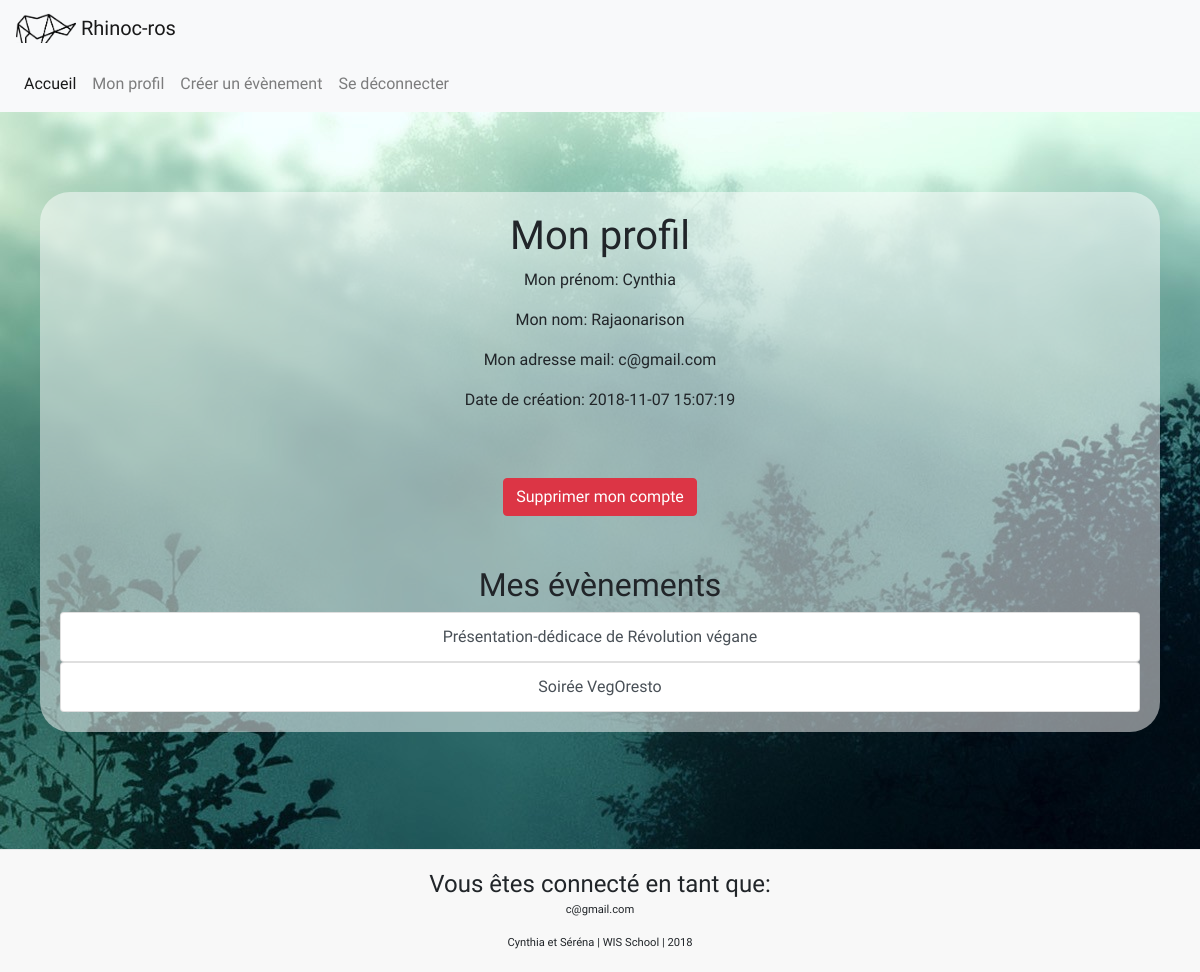
/myprofil.php (signed in), run on the app's committed database.
### tables this page shows
CREATE TABLE IF NOT EXISTS `members` (
  `id` int(11) NOT NULL AUTO_INCREMENT,
  `first_name` varchar(100) NOT NULL,
  `last_name` varchar(100) NOT NULL,
  `email` varchar(250) NOT NULL,
  `password` varchar(250) NOT NULL,
  `date_created` datetime NOT NULL,
  PRIMARY KEY (`id`)
);

CREATE TABLE IF NOT EXISTS `events` (
  `id` int(11) NOT NULL AUTO_INCREMENT,
  `title` varchar(100) NOT NULL,
  `description` text NOT NULL,
  `date_start` datetime NOT NULL,
  `date_end` datetime NOT NULL,
  `idcreator` int(11) NOT NULL,
  `adress` text NOT NULL,
  `url` varchar(200) DEFAULT NULL,
  `date_created` datetime NOT NULL,
  `price` int(11) UNSIGNED NOT NULL,
  `participant_number` int(11) NOT NULL,
  PRIMARY KEY (`id`)
);

### php/myprofil.php (called while the page is built)
<?php
$iduser = $_SESSION['member']['id'];
$sql = "SELECT *
        FROM members
        WHERE id = :iduser";
$stmt = $conn->prepare($sql);
$stmt-> bindValue(":iduser", $iduser);
$stmt->execute();
$user = $stmt->fetch();
$sql = "SELECT *
        FROM events
        WHERE events.idcreator = :iduser ";
$stmt = $conn->prepare($sql);
$stmt->bindValue(":iduser", $iduser);
$stmt->execute();
$member_event = $stmt->fetchAll();
?>

### myprofil.php (the view, shortened to what this page needs)
<?php
  include ("php/db.php");
?>
<?php include("layouts/header.php");?>
<?php include("php/myprofil.php");?>
<main class="fond_blur">
  <h1> Mon profil</h1>
    <p><?php echo ("Mon prénom: ") . $user["first_name"]?></p>
    <p><?php echo ("Mon nom: ") . $user["last_name"]?></p>
    <p><?php echo ("Mon adresse mail: ") . $user["email"]?></p>
    <p><?php echo ("Date de création: ") . $user["date_created"]?></p>
  <div>
    <a href="php/delete_acc.php"><button type="button" class="btn btn-danger">Supprimer mon compte</button></a>
  </div>
  <h2> Mes évènements </h2>
  <?php
  foreach ($member_event as $me) {
    ?>
    <div class="list-group">
      <a class='list-group-item list-group-item-action' href="info.php?id=<?php echo $me['id'] ?>">
        <?php echo $me['title'] ?>
      </a>
    </div>
<?php } ?>
</main>
<?php include("layouts/footer.php");?>

### css/style.css (style rules this page uses)
button { padding: 50px; margin:50px; }
html { min-height: 100%; }
body { background-image: url(fond1.jpg); background-repeat: no-repeat; background-attachment: fixed; font-family: 'Cabin', sans-serif; display : table; width: 100%; margin-bottom: 20%; }
.fond_blur { margin-top: 80px; background-color: #FFFFFF80; padding: 20px; border-radius: 30px; text-align: center; margin-left: 40px; margin-right: 40px; }

### data on the page
members: first_name "Cynthia", last_name "Rajaonarison", email "c@gmail.com", date_created "2018-11-07 15:07:19"
events: title "Présentation-dédicace de Révolution végane"
events: title "Soirée VegOresto"

### other printed values
$_SESSION['member']['email'] "c@gmail.com"
